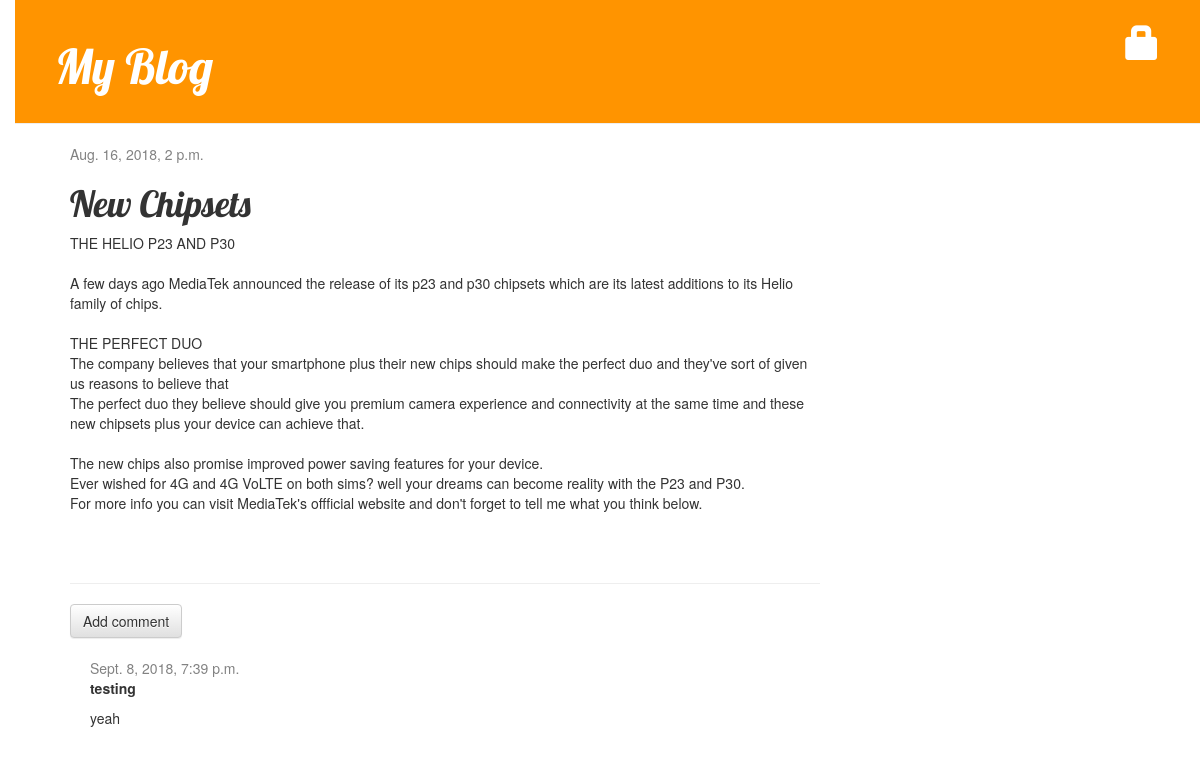
Screenshot of /post/3/ with the database file from the repository.
### blog/models.py (models this page shows, shortened)
class Post(models.Model):
    author = models.ForeignKey('auth.User', on_delete=models.CASCADE)
    title = models.CharField(max_length=200)
    text = models.TextField()
    created_date = models.DateTimeField(
        default=timezone.now
    )
    published_date = models.DateTimeField(
        blank=True, null=True
    )

class Comment(models.Model):
    post = models.ForeignKey('blog.Post', on_delete=models.CASCADE, related_name='comments')
    author = models.CharField(max_length=200)
    text = models.TextField()
    created_date = models.DateTimeField(default=timezone.now)
    approved_comment = models.BooleanField(default=False)

### blog/views.py (the view)
# urls.py: path('post/<int:pk>/', views.post_detail, name='post_detail'),
def post_detail(request, pk):
    post = get_object_or_404(Post, pk=pk)
    return render(request, 'blog/post_detail.html', {'post': post})

### blog/templates/blog/post_detail.html (shortened to what this page needs)
{% extends 'blog/base.html' %} {% block content %}
<div class="post">
    {% if post.published_date %}
    <div class="date">
        {{ post.published_date }}
    </div>
    {% endif %}
    <h1>{{ post.title }}</h1>
    <p>{{ post.text|linebreaksbr }}</p>
</div>
<hr>
<a class="btn btn-default" href="{% url 'add_comment_to_post' pk=post.pk %}">Add comment</a>
{% for comment in post.comments.all %}
{% if user.is_authenticated or comment.approved_comment %}
<div class="comment">
    <div class="date">
        {{ comment.created_date }}
    </div>
    <strong>{{ comment.author }}</strong>
    <p>{{ comment.text|linebreaks }}</p>
</div>
{% endif %}
{% empty %}
<p>No comments here yet :(</p>
{% endfor %} {% endblock %}

### blog/static/css/blog.css (style rules this page uses)
body { padding-left: 15px; }
h1, h2, h3, h4 { font-family: 'Lobster', cursive; }
.date { color: #828282; }
.post { margin-bottom: 70px; }
.comment { margin: 20px 0px 20px 20px; }

### rows the page displays
Post: published_date "Aug. 16, 2018, 2 p.m.", title "New Chipsets", text "THE HELIO P23 AND P30 A few days ago MediaTek announced the release of its p23 and p30 chipsets which are its latest additions to its Helio family of chips. THE PERFECT DUO The company believes that your smartphone plus their new chips should make the perfect duo and they've sort of given us reasons to believe that The perfect duo they believe should give you premium camera experience and connectivity at the same time and these new chipsets plus your device can achieve that. The new chips also promise improved power saving features for your device. Ever wished for 4G and 4G VoLTE on both sims? well your dreams can become reality with the P23 and P30. For more info you can visit MediaTek's…"
Comment: created_date "Sept. 8, 2018, 7:39 p.m.", author "testing", text "yeah"
